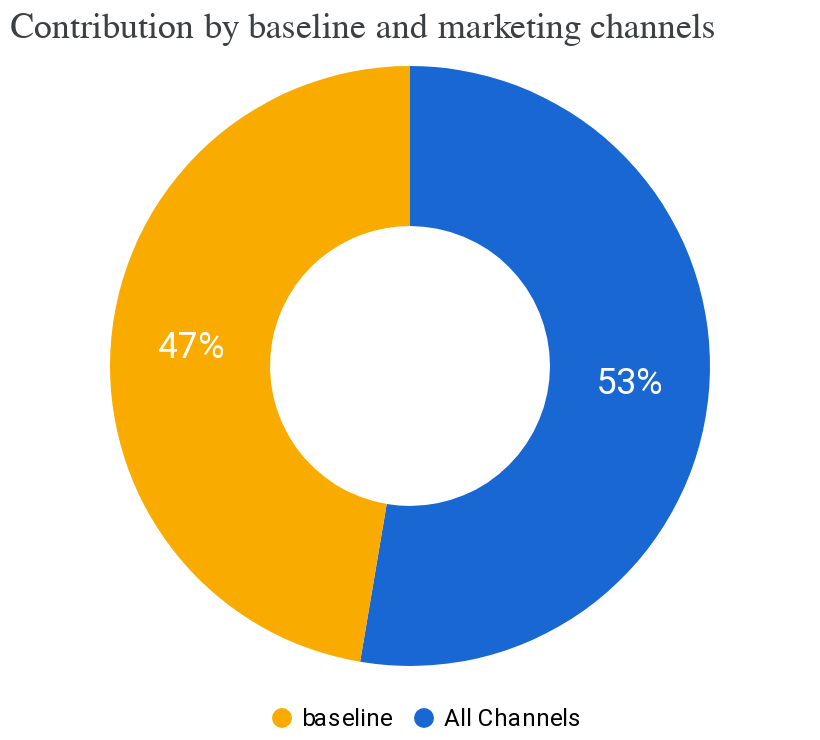

Source (notebook cell):
### Code cell
media_summary.plot_contribution_pie_chart()

### Figure 1 — Vega-Lite specification as saved in the notebook (floating-point values rounded to 4 significant figures)
{"config": {"view": {"continuousWidth": 300, "continuousHeight": 300, "stroke": null}}, "layer": [{"mark": {"type": "arc", "innerRadius": 70, "outerRadius": 150}, "encoding": {"color": {"field": "channel", "legend": {"direction": "horizontal", "labelFont": "Roboto", "labelFontSize": 12, "legendX": 130, "legendY": 320, "orient": "none", "title": null}, "scale": {"domain": ["baseline", "All Channels"], "range": ["#F9AB00", "#1967D2"]}, "type": "nominal"}, "theta": {"field": "pct_of_contribution", "stack": true, "type": "quantitative"}}}, {"mark": {"type": "text", "fill": "white", "font": "Roboto", "radius": 110, "size": 18}, "encoding": {"color": {"field": "channel", "legend": {"direction": "horizontal", "labelFont": "Roboto", "labelFontSize": 12, "legendX": 130, "legendY": 320, "orient": "none", "title": null}, "scale": {"domain": ["baseline", "All Channels"], "range": ["#F9AB00", "#1967D2"]}, "type": "nominal"}, "text": {"field": "pct_of_contribution", "format": ".0%", "type": "quantitative"}, "theta": {"field": "pct_of_contribution", "stack": true, "type": "quantitative"}}}], "data": {"name": "data-d719a56066f8dee57b1c87fa096936f9"}, "title": {"text": "Contribution by baseline and marketing channels", "anchor": "start", "color": "#3C4043", "font": "Google Sans Display", "fontSize": 18, "fontWeight": "normal", "offset": 10}, "width": 400, "$schema": "https://vega.github.io/schema/vega-lite/v5.20.1.json", "datasets": {"data-d719a56066f8dee57b1c87fa096936f9": [{"channel": "All Channels", "incremental_outcome": 9049000.0, "pct_of_contribution": 0.5266}, {"channel": "baseline", "incremental_outcome": 8136000.0, "pct_of_contribution": 0.4734}]}}
